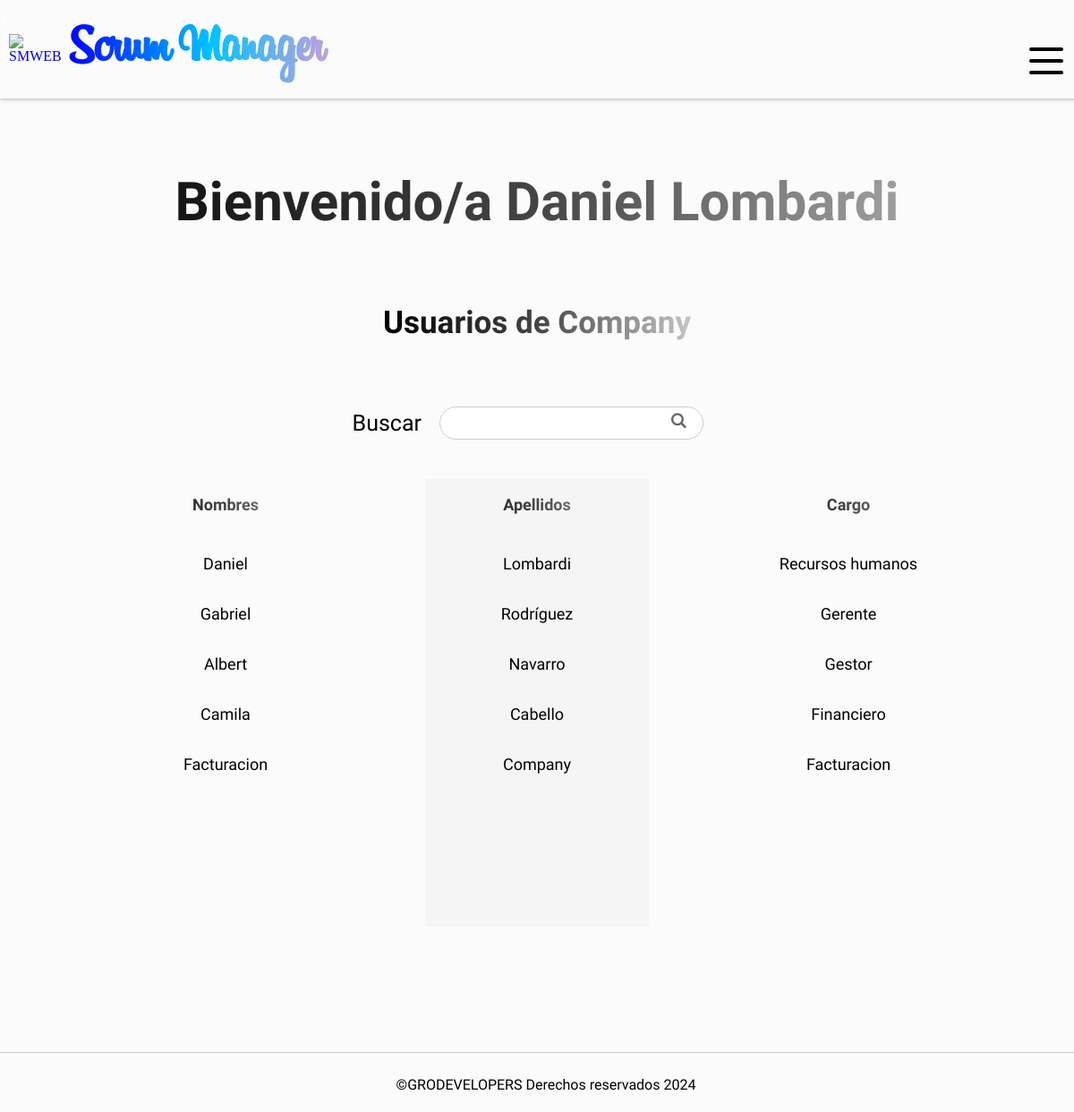
/users-company/ (signed in), run on an earlier commit of the app's database.
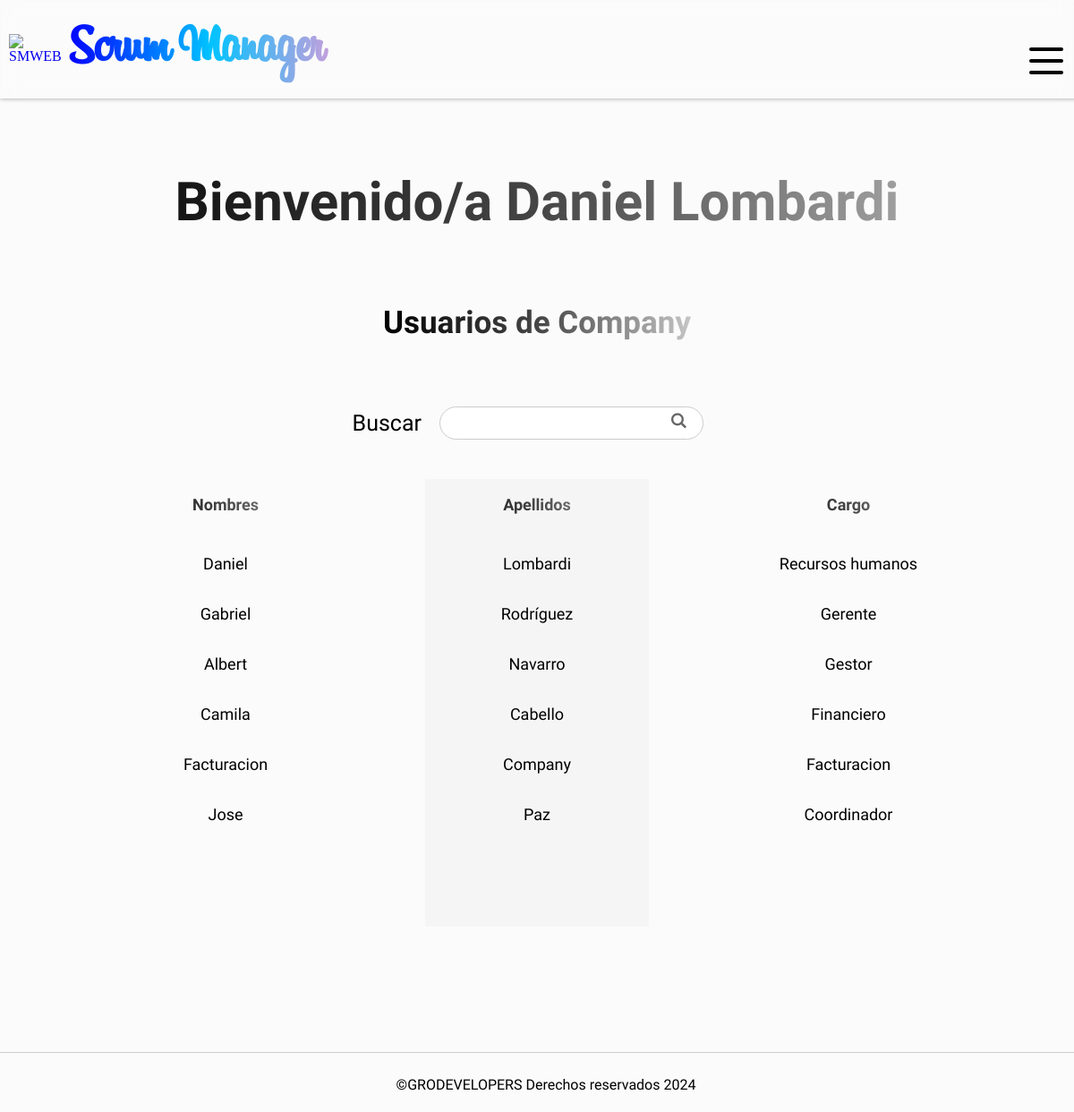
And on a later commit of the database.
### SMWEB/models.py (models this page shows)
class CustomUser(AbstractUser):
    rol = models.CharField(max_length=60, null=False)
    company = models.ForeignKey(Company, on_delete=models.CASCADE, null=True)
    class Meta:
        verbose_name = 'Usuario'
        verbose_name_plural = 'Usuarios'

class Company(models.Model):
    name = models.CharField(verbose_name="Empresa", max_length=255, null=False)
    status = models.BooleanField(verbose_name="¿Activo?", default= True)
    users_limit = models.IntegerField(verbose_name="Limite de usuarios", default=10)
    created_at = models.DateField(verbose_name="Creada el", auto_now_add=True)
    class Meta:
        verbose_name = 'Empresa'
        verbose_name_plural = 'Empresas'
    def __str__(self):
        return self.name

### SMWEB/views.py (the view, shortened to what this page needs)
# urls.py: path('users-company/', views.users_company, name='users-company'),
@login_required(login_url=inicio)
def users_company(request):
    user_rol = request.user.rol
    if user_rol not in ['recursos humanos', 'gerente']:
        messages.warning(request, f'Tu rol de {user_rol} no te permite acceder a esta función')
        return redirect('inicio')
    company = request.user.company_id
    users = CustomUser.objects.filter(company_id = company)
    return render(request, 'users_company.html',{
        'users': users
    })

### SMWEB/context_processors.py (called while the page is built)
def get_rejected_payments(request):
    if request.user.is_authenticated:
        company_id = request.user.company_id
        first_name = request.user.first_name
        rejected_payments = PaymentRejected.objects.filter(company = company_id).filter(in_charge = first_name.upper()).count()
        return {
            'rejected_payments': rejected_payments
        }
    return {
        'rejected_payments': False
        }

def get_payments(request):
    if request.user.is_authenticated:
        company_id = request.user.company_id
        payments = OrderPayment.objects.filter(company = company_id).count()
        return {
            'received_payments': payments
        }
    return {
        'received_payments': False
        }

def get_affiliations(request):
    if request.user.is_authenticated:
        company_id = request.user.company_id
        affiliations = Affiliation.objects.filter(company = company_id).count()
        return {
            'received_affiliations': affiliations
        }
    return {
        'received_affiliations': False
        }

### SMWEB/templates/users_company.html (shortened to what this page needs)
{% extends "layout.html" %}
{% block content %}
    <h1 id="title" >Bienvenido/a {{user.first_name}} {{user.last_name}}</h1>
    <h2 id="subtitle">Usuarios de {{user.company}}</h2>
    <form action="" method="post" class="search_engine">
        <label for="search">Buscar</label>
        <input type="text" name="search">
        <input type="submit" class="symbol_search" value="L">
    </form>
    <section id="users">
        {% if users %}
            <div class="users__column users__column--firstname">
                <h3 class="column__title">Nombres</h3>
                {% for user in users %}
                    <div class="users__element users__element-firstname"><a href="{% url "select-user" user.id %}">{{user.first_name|capfirst}}</a></div>
                {% endfor %}
            </div>
            <div class="users__column users__column--lastname">
                <h3 class="column__title">Apellidos</h3>
                {% for user in users %}
                    <div class="users__element users__element-lastname">{{user.last_name|capfirst}}</div>
                {% endfor %}
            </div>
            <div class="users__column users__column--rol">
                <h3 class="column__title">Cargo</h3>
                {% for user in users %}
                    <div class="users__element users__element-rol">{{user.rol|capfirst}}</div>
                {% endfor %}
            </div>
        {% endif %}
    </section>
{% endblock %}

What changed in the data, as far as the page shows it:
added CustomUser: first_name "Jose", last_name "Paz", rol "Coordinador"
